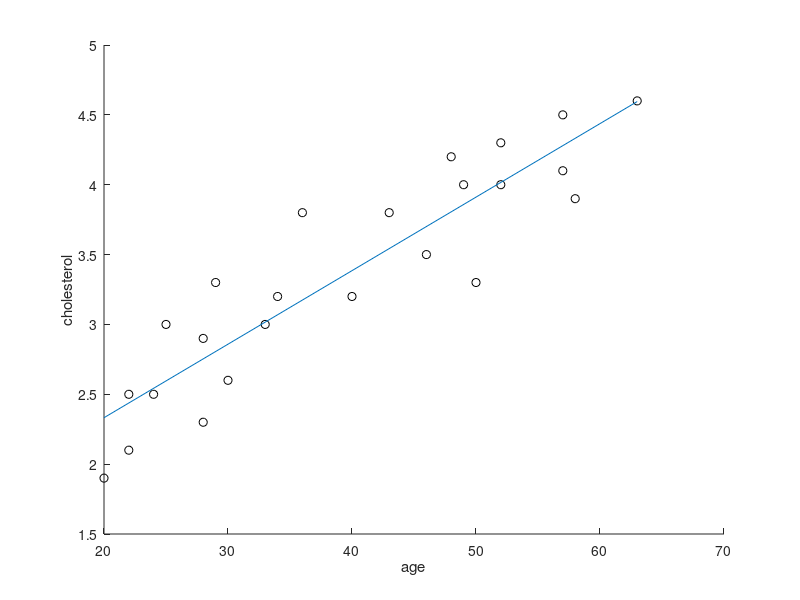
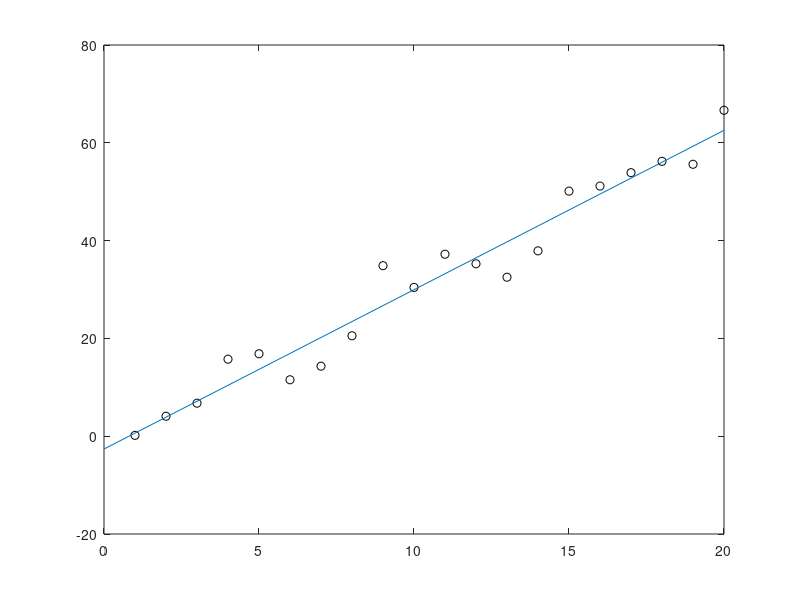

Here is the MATLAB script that generated these plots, in order: (Note: this script raises an error after producing the figures.)
clear all
%% 4
%escriba un codio que le permita, dado un vedctor de datos cualquiera calcular la suna de cuadrados

% #### Hacer la funcion
Vec4=2+3.*randn(10,1)

SS_tot_4=var(Vec4);

SS_tot_4 = sum ((Vec4 - mean(Vec4)).^2)
%df=numel(Vec4)-1;
%media = mean(Vec4);
%v = SS/df

%%  5

%a

AGEHOLEST=load('AGECHOLEST.mat').AGECHOLEST

age_x=AGEHOLEST(:,1)
chol_y=AGEHOLEST(:,2)

figure;hold on;

plot(age_x,chol_y,'ok')

xlabel('age')
ylabel('cholesterol')

SS_tot_y_5 = sum((chol_y- mean(chol_y)).^2)
%df_tot_y_5 = numel(chol_y)-1
%v_y_5=SS_tot_y_5/df_tot_y_5
%SS_y=var(chol_y)

SS_tot_x_5 = sum((age_x- mean(age_x)).^2)
%df_tot_x_5 = numel(age_x)-1
%v_x_5=SS_tot_x_5/df_tot_x_5
%SS_x=var(age_x)



%b
cov_b= cov(age_x,chol_y)
cov_b= cov_b(2,1)

%c
Sxy = cov(age_x,chol_y)
Sxy = Sxy(2,1)
Sy2 = var(chol_y)
Sx2 = var(age_x)

b_hat_5 = Sxy/Sx2
a_hat_5 = mean(chol_y) - b_hat_5*mean(age_x)
%y= a +bx

X_5=[min(age_x) max(age_x)]
Y_5=a_hat_5 + b_hat_5  .*X_5

%X_5_M=[min(age_x) max(age_x)]
%Y_5_M=[mean(chol_y) mean(chol_y)]
%X_5_M=[min(x) max(x)]
%Y_5_M=[mean(y) mean(y)]

%d
plot(X_5,Y_5)
%plot(X_5_M,Y_5_M)

hold on;
%% 6

A_6=2;
B_6=3;

%a

X_6=1:20;
Y_6=A_6+B_6.*X_6+randn(size(X_6)).*4;

Sxy_6_r = cov(X_6,Y_6)
%se obtiene el data que nos sirve entre X e Y
Sxy_6_r = Sxy_6_r(2,1)
Sx2_6_r = var(X_6)

b_hat_r=Sxy_6_r/Sx2_6_r
a_hat_r=mean(Y_6)-b_hat_r*mean(X_6);

Y_est=a_hat_r+b_hat_r*X_6;

SS_err=sum((Y_6-Y_est).^2)
df_err=numel(X_6)-2
var_err=SS_err/df_err


%sigma en 3
%sd=3
sd=sqrt(var(Y_6))
sd2=sqrt(var(Y_est))
sd3=sqrt(var_err)

%b
%tamaño del arreglo generado en el punto 1
vsize=size(X_6)
%se simula valores de y utilizando media 0 y lo que contenga variable sd
%como distribucion
Y_6_e = A_6+B_6*X_6+randn(vsize).*sd3;
%se grafica resultado 
figure;
plot(X_6,Y_6_e,'ok'); hold on


%c 
%se busca los valores de a hat y b hat utilizando la recta que minimiza la
%suma de cuadrados
%se calcula la covarianza
Sxy_6 = cov(X_6,Y_6_e)
%se obtiene el data que nos sirve entre X e Y
Sxy_6 = Sxy_6(2,1)

%se sacan las varianzas de Y y X
Sy2_6 = var(Y_6_e)
Sx2_6 = var(X_6)

Rxy_6= Sxy_6/(Sx2_6*Sy2_6)

%obtenemos el valor de b hat
hat_b_6 = Sxy_6/Sx2_6
%obtenemos el valor de a hat
hat_a_6 = mean(Y_6_e) - hat_b_6*mean(X_6)

%simulamos los valores que se obtienen con a y b hat

%Y_6_i= hat_a_6 + hat_b_6.*X_6;
% graficamos en otro color 
%plot(X_6,Y_6_i,'og');

%c

%graficamos la recta que minimiza la suma de cuadrados
XX_6=[0 20]
YY_6=hat_a_6 + hat_b_6  .*XX_6

plot(XX_6,YY_6)


%d 
%Estimar la distribucion de b
nSims = 500
for i=1:nSims
    Y_6_simu = A_6+B_6*X_6+randn(vsize).*sd3;
    cov_6_simu=sum((X_6-mean(X_6)).*(Y_6_simu-mean(Y_6_simu)))./numel(X_6)
    hat_b_6_simu(i) = cov_6_simu/Sx2_6
    hat_a_6_simu(i) = mean(Y_6_simu) - hat_b_6_simu(i)*mean(X_6)
end

figure;
histogram(hat_b_6_simu)
figure;
histogram(hat_a_6_simu)


% viernes de las 5  hasta el mates antes de lac 

